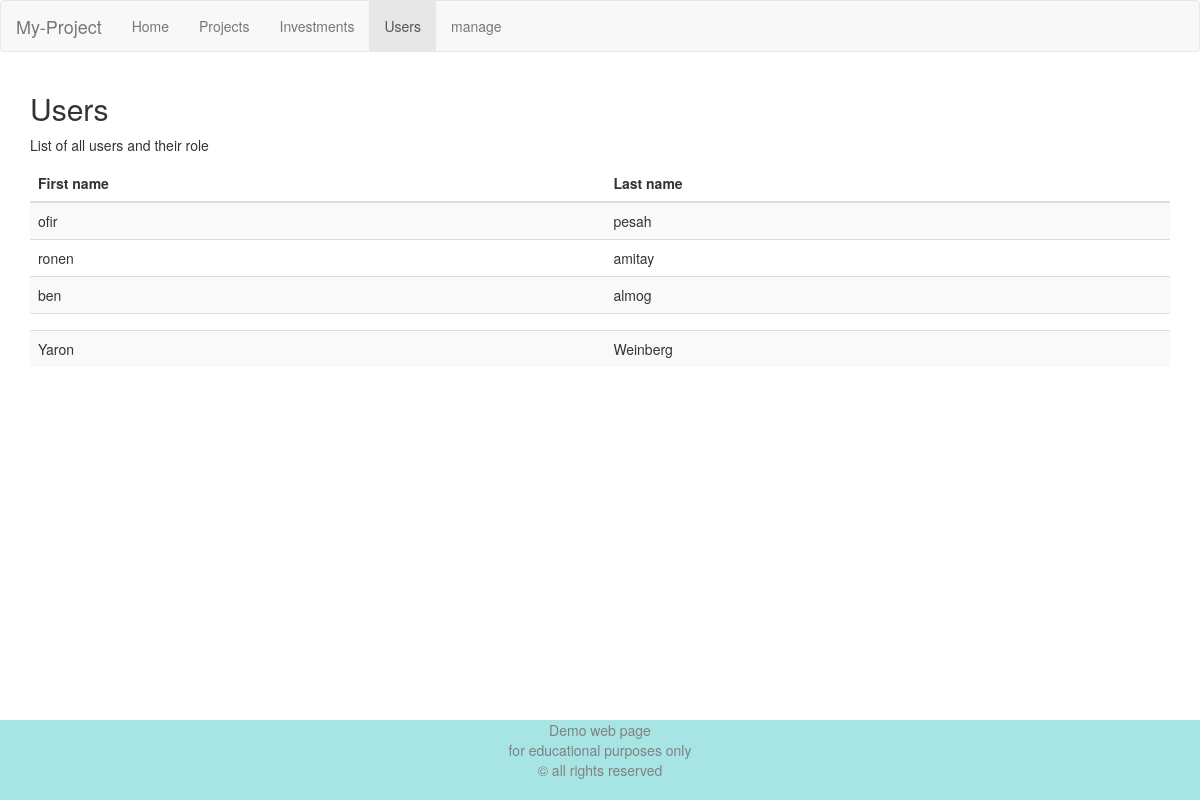
Screenshot of /allusers with the database file from the repository.
### models.py (models this page shows)
class BaseModel(Model):
    class Meta:
        database = database

class Users(BaseModel):
    username = CharField(unique=True)
    first_name = TextField(null=True)
    last_name = TextField(null=True)
    class Meta:
        table_name = 'users'

### app.py (the view)
@app.route('/allusers')
def all_users():
    users_list = [row for row in Users.select().dicts()]
    return render_template('users.j2', users=users_list)

### app.py (called while the page is built)
@app.before_request
def _db_connect():
    database.connect()

@app.teardown_request
def _db_close(_):
    if not database.is_closed():
        database.close()

### templates/users.j2
{% extends "template.j2" %}
{% block navbar %}
<li><a href="/">Home</a></li>
<li><a href="/projects">Projects</a></li>
<li><a href="/investments">Investments</a></li>
<li class="active"><a href="#">Users</a></li>
<li><a href="/manage">manage</a></li>
{% endblock navbar %}
{% block page %}
<div class="container">
  <h2>Users</h2>
  <p>List of all users and their role</p>
  <table class="table table-striped">
    <thead>
      <tr>
        <th>First name</th>
        <th>Last name</th>
      </tr>
    </thead>
    <tbody>
        {% for user in users %}
        <tr>
          <td>{{user['first_name']}}</td>
          <td>{{user['last_name']}}</td>
        </tr>
        {% endfor %}
    </tbody>
  </table>
</div>
{% endblock page %}

### static/css/style.css (style rules this page uses)
* { box-sizing: border-box; margin: 0; }
html, body { height: 100%; }
.container { margin-bottom: 2vh; }

### rows the page displays
Users: first_name "ofir", last_name "pesah"
Users: first_name "ronen", last_name "amitay"
Users: first_name "ben", last_name "almog"
Users: first_name "Yaron", last_name "Weinberg"
